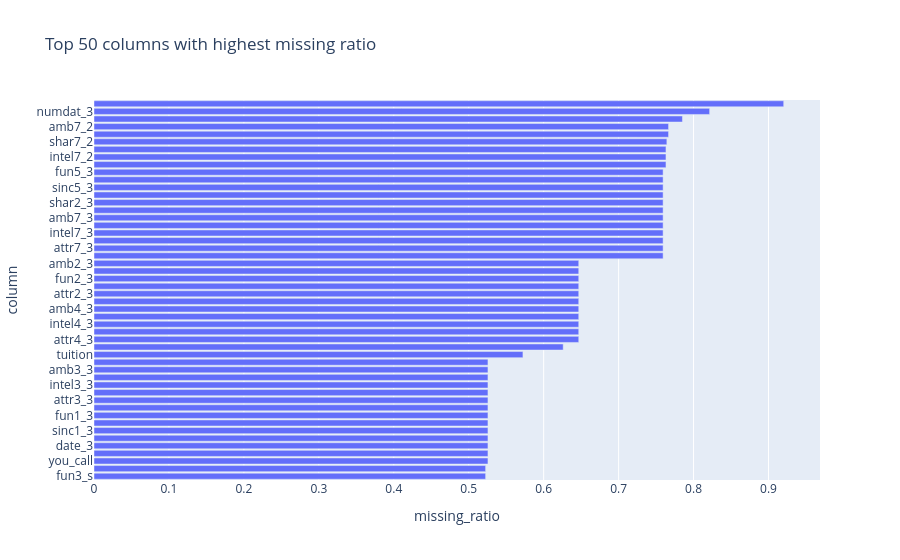

Here is the notebook cell this chart was saved with:
### Markdown cell above
This chart shows the same ranking for the 50 most incomplete columns, from 92.0% down to 52.3% missing. It makes the problem visible at a glance: the columns from the surveys taken after the event are the most incomplete.

### Code cell
fig = px.bar(
    missing.head(50),
    x="missing_ratio",
    y="column",
    orientation="h",
    title="Top 50 columns with highest missing ratio"
)
fig.update_layout(yaxis={"categoryorder": "total ascending"})
fig.show()

### Figure 1 — Plotly figure (JSON) as saved in the notebook; plotly's stock layout.template omitted (floating-point values rounded to 4 significant figures)
{"data": [{"hovertemplate": "missing_ratio=%{x}<br>column=%{y}<extra></extra>", "legendgroup": "", "marker": {"color": "#636efa", "pattern": {"shape": ""}}, "name": "", "orientation": "h", "showlegend": false, "textposition": "auto", "type": "bar", "x": [0.9203, 0.8214, 0.7852, 0.7667, 0.7667, 0.7644, 0.7632, 0.7632, 0.7632, 0.7594, 0.7594, 0.7594, 0.7594, 0.7594, 0.7594, 0.7594, 0.7594, 0.7594, 0.7594, 0.7594, 0.7594, 0.6468, 0.6468, 0.6468, 0.6468, 0.6468, 0.6468, 0.6468, 0.6468, 0.6468, 0.6468, 0.6468, 0.626, 0.5723, 0.5257, 0.5257, 0.5257, 0.5257, 0.5257, 0.5257, 0.5257, 0.5257, 0.5257, 0.5257, 0.5257, 0.5257, 0.5257, 0.5257, 0.5226, 0.5226], "xaxis": "x", "y": ["num_in_3", "numdat_3", "expnum", "sinc7_2", "amb7_2", "shar7_2", "attr7_2", "intel7_2", "fun7_2", "amb5_3", "attr7_3", "sinc7_3", "intel7_3", "fun7_3", "amb7_3", "shar7_3", "shar2_3", "attr5_3", "sinc5_3", "intel5_3", "fun5_3", "attr4_3", "sinc4_3", "intel4_3", "fun4_3", "amb4_3", "shar4_3", "attr2_3", "sinc2_3", "fun2_3", "intel2_3", "amb2_3", "mn_sat", "tuition", "you_call", "shar1_3", "date_3", "attr1_3", "sinc1_3", "intel1_3", "fun1_3", "amb1_3", "attr3_3", "sinc3_3", "intel3_3", "fun3_3", "amb3_3", "them_cal", "fun3_s", "intel3_s"], "yaxis": "y"}], "layout": {"barmode": "relative", "legend": {"tracegroupgap": 0}, "title": {"text": "Top 50 columns with highest missing ratio"}, "xaxis": {"anchor": "y", "domain": [0.0, 1.0], "title": {"text": "missing_ratio"}}, "yaxis": {"anchor": "x", "categoryorder": "total ascending", "domain": [0.0, 1.0], "title": {"text": "column"}}}}
